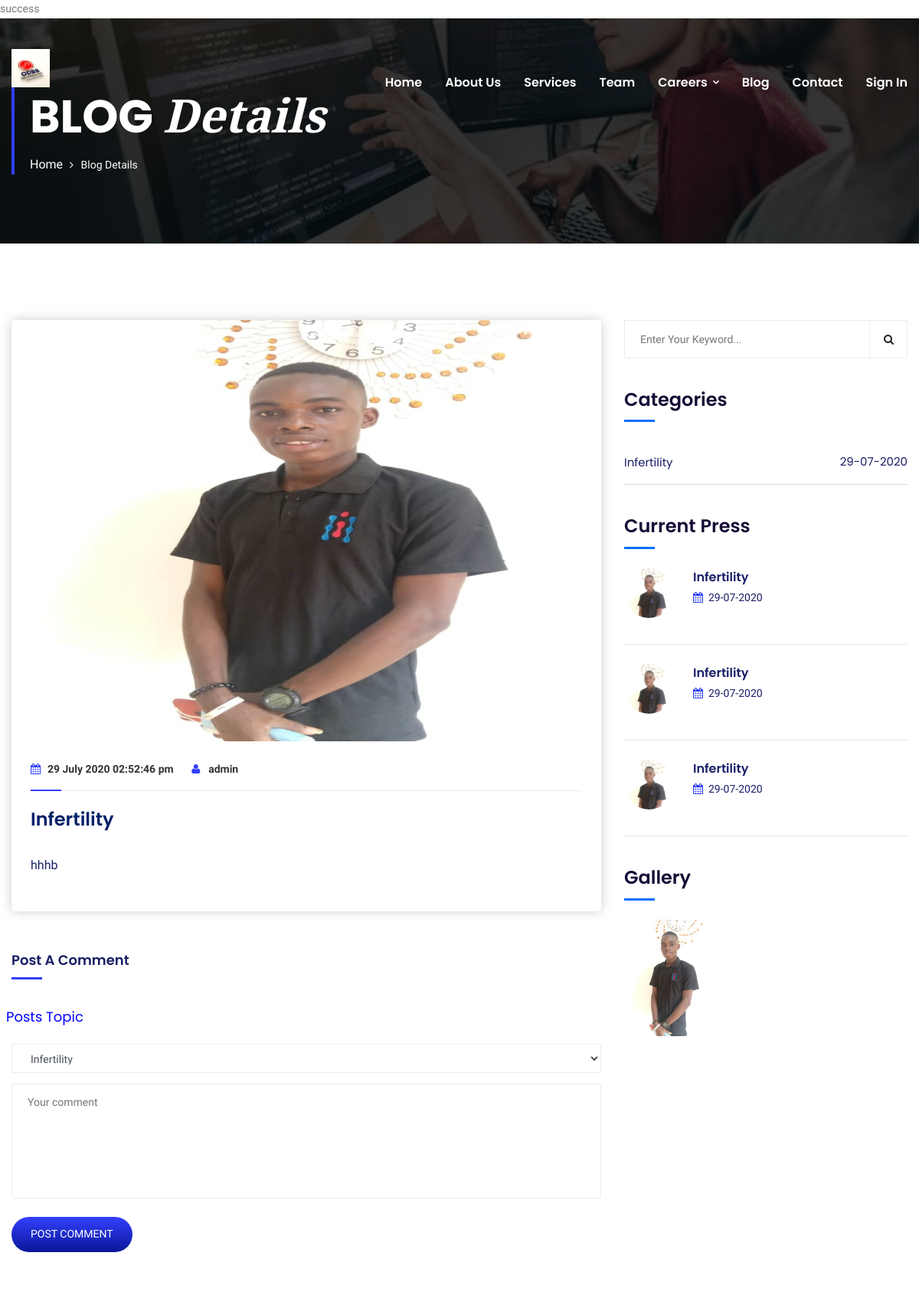
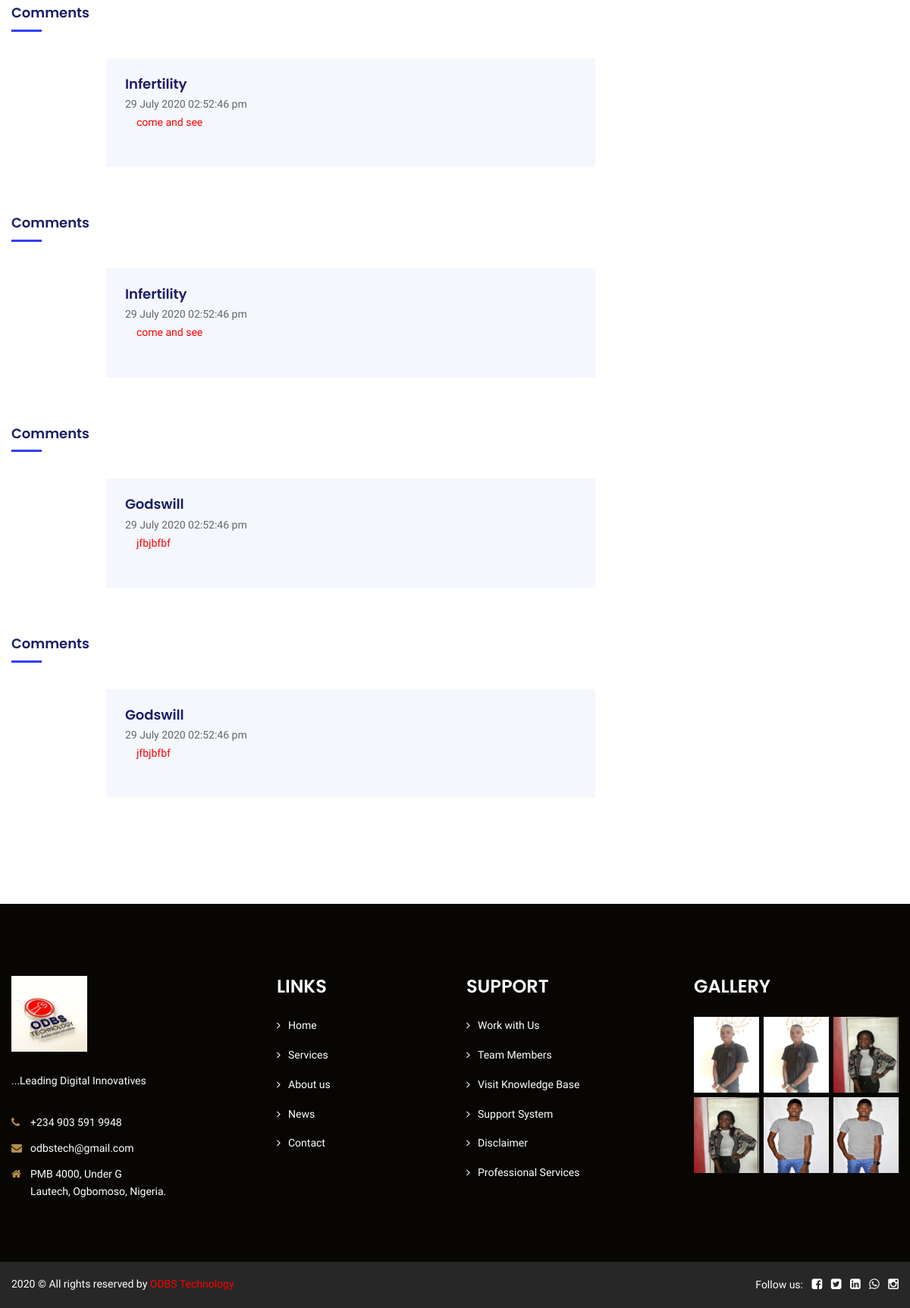
The page /press_single/view?id=2 on the database its author committed (2 pictures, top to bottom).
### tables this page shows
CREATE TABLE `press` (
  `id` int(11) NOT NULL,
  `topic` varchar(255) NOT NULL,
  `admin` varchar(255) NOT NULL,
  `message` text NOT NULL,
  `images` text NOT NULL,
  `date` datetime NOT NULL DEFAULT current_timestamp()
);

CREATE TABLE `press_comment` (
  `id` int(11) NOT NULL,
  `topic` varchar(255) NOT NULL,
  `comment` text NOT NULL,
  `date` datetime NOT NULL DEFAULT current_timestamp()
);

### views/press_single.php (the view, shortened to what this page needs)
<?php require_once 'common/header.php'; ?>
    <section class="page-title" style="background-image:url(<?php echo HOME; ?>images/background/odbs4.jpg)">
    	<div class="auto-container">
			<div class="content">
				<h1>BLOG <span>Details</span></h1>
				<ul class="page-breadcrumb">
					<li><a href="<?php echo HOME; ?>home">Home</a></li>
					<li>Blog Details</li>
				</ul>
			</div>
        </div>
    </section>
    <div class="sidebar-page-container">
    	<div class="auto-container">
        	<div class="row clearfix">
                <div class="content-side col-lg-8 col-md-12 col-sm-12">
                	<div class="blog-single">
						<div class="inner-box">
							<div class="image">
								<img style="height: 550px;" src="<?php echo HOME.$press_single_release['images']; $date = new  dateTime("now"); ?>" alt="" />
							</div>
							<div class="lower-content">
								<ul class="post-meta">
									<li><span class="fa fa-calendar"></span><?php echo date_format($date, "d F Y h:i:s a"); ?></li>
									<li><span class="fa fa-user"></span><?php echo $press_single_release['admin']; ?></li>
								</ul>
								<h4><?php echo $press_single_release['topic']; ?></h4>
								<div class="text">
									<p><?php echo $press_single_release['message']; ?></p>
								</div>
							</div>
						</div>
						<div class="comment-form" style="margin-top: 50px;">
							<div class="group-title">
								<h6>Post A Comment</h6>
							</div>
							<form method="post" action="">
								<div class="row clearfix">
									<h6 style="color: blue; margin-bottom: 20px;">Posts Topic</h6>
									<div class="col-lg-12 col-md-12 col-sm-12 form-group">
										<select class="form-control" name="topic">
											<option><?php echo $press_single_release['topic']; ?></option>
										</select>
									</div>
									<div class="col-lg-12 col-md-12 col-sm-12 form-group">
										<textarea name="comment" placeholder="Your comment"></textarea>
									</div>
									<div class="col-lg-4 col-md-4 col-sm-12 form-group">
										<button class="theme-btn submit-btn" type="submit" name="submit-form">Post Comment</button>
									</div>
								</div>
							</form>
						</div>
						<?php if (count($press_comments) > 0): ?>
            			<?php foreach ($press_comments as $press_comment): $id = $press_comment['id'];  ?>
						<div class="comments-area">
							<div class="group-title">
								<h6>Comments</h6>
							</div>
							<div class="comment-box">
								<div class="comment">
									<div class="author-thumb"><img src="images/resource/author-8.jpg" alt=""></div>
									<div class="comment-inner clearfix">
										<div class="comment-info clearfix"><strong><?php echo $press_comment['topic']; $date = new  dateTime("now"); ?> </strong><div class="comment-time"> <?php echo date_format($date, "d F Y h:i:s a"); ?> </div></div>
										<div class="col-lg-12 col-md-12 col-sm-12 form-group">
											<p style="color: red;"><?php echo $press_comment['comment']; ?></p>
										</div>
									</div>
								</div>
							</div>
						</div>
						<?php endforeach; ?>
					<?php endif; ?>
					</div>
				</div>
                <div class="sidebar-side col-lg-4 col-md-12 col-sm-12">
                	<aside class="sidebar default-sidebar">
                        <div class="sidebar-widget search-box">
                        	<form method="post" action="">
                                <div class="form-group">
                                    <input type="search" name="search-field" value="" placeholder="Enter Your Keyword..." required>
                                    <button type="submit"><span class="icon fa fa-search"></span></button>
                                </div>
                            </form>
						</div>
                        <div class="sidebar-widget sidebar-blog-category">
                            <div class="sidebar-title-two">
                                <h4>Categories</h4>
                            </div>
                            <ul class="blog-cat-two">
                                <li><a href="<?php echo HOME; ?>blog"><?php echo $press_single_release['topic'];  $date = date('d-m-Y'); ?> <span><?php echo $date; ?></span></a></li>
                            </ul>
                        </div>
                        <div class="sidebar-widget popular-posts">
                            <div class="sidebar-title-two">
                                <h4>Current Press</h4>
                            </div>
							<article class="post">
								<figure class="post-thumb"><img src="<?php echo HOME. $press_single_release['images'] ?>" alt=""><a href="blog" class="overlay-box"><span class="icon fa fa-link"></span></a></figure>
								<div class="text"><a href="<?php echo HOME; ?>blog"><?php echo $press_single_release['topic']; ?></a></div>
								<div class="post-info"><?php echo $date; ?></div>
							</article>
							<article class="post">
								<figure class="post-thumb"><img src="<?php echo HOME. $press_single_release['images'] ?>" alt=""><a href="blog" class="overlay-box"><span class="icon fa fa-link"></span></a></figure>
								<div class="text"><a href="<?php echo HOME; ?>blog"><?php echo $press_single_release['topic']; ?></a></div>
								<div class="post-info"><?php echo $date; ?></div>
							</article>
							<article class="post">
								<figure class="post-thumb"><img src="<?php echo HOME. $press_single_release['images'] ?>" alt=""><a href="blog" class="overlay-box"><span class="icon fa fa-link"></span></a></figure>
								<div class="text"><a href="<?php echo HOME; ?>blog"><?php echo $press_single_release['topic']; ?></a></div>
								<div class="post-info"><?php echo $date; ?></div>
							</article>
						</div>
                        <div class="sidebar-widget instagram-widget">
                            <div class="sidebar-title-two">
                                <h4>Gallery</h4>
                            </div>
							<div class="images-outer clearfix">
                                <figure class="image-box">
                                <img src="<?php echo HOME.$press_single_release['images']; ?>" alt=""></figure>
                            </div>
						</div>
					</aside>
				</div>
			</div>
		</div>
	</div>
<?php require_once 'common/footer.php'; ?>

### rows shown on the page
press: images (picture), admin "admin", topic "Infertility", message "hhhb"
press_comment: topic "Infertility", date "29 July 2020 02:52:46 pm", comment "come and see"
press_comment: topic "Infertility", date "29 July 2020 02:52:46 pm", comment "come and see"
press_comment: topic "Godswill", date "29 July 2020 02:52:46 pm", comment "jfbjbfbf"
press_comment: topic "Godswill", date "29 July 2020 02:52:46 pm", comment "jfbjbfbf"

### other values the page prints
date_format($date, "d F Y h:i:s a") "29 July 2020 02:52:46 pm"
$date "29-07-2020"
